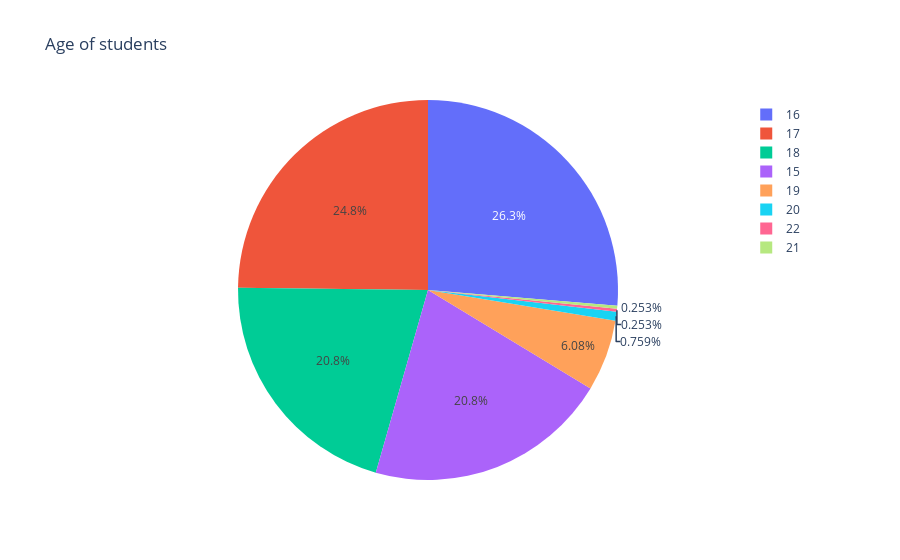

Notebook code cell kept with this figure:
### Markdown cell above
From above graph we can say female students count is little more than male students count. Now let's pay attention to the age of students.

### Code cell
ages = data["age"].value_counts() 
labels = (np.array(ages.index))
sizes = (np.array((ages / ages.sum())*100))

trace = go.Pie(labels=labels, values=sizes)
layout = go.Layout(title="Аge of students")
dat = [trace]
fig = go.Figure(data=dat, layout=layout)
py.iplot(fig, filename="age")              
#This entire block of code is used to caluclate the age of the students and 
#iplot is used to draw ployly graphs without connecting to an external server.

### Figure 1 — Plotly figure (JSON) as saved in the notebook; plotly's stock layout.template omitted (floating-point values rounded to 4 significant figures)
{"data": [{"labels": [16, 17, 18, 15, 19, 20, 22, 21], "type": "pie", "values": [26.33, 24.81, 20.76, 20.76, 6.076, 0.7595, 0.2532, 0.2532]}], "layout": {"title": {"text": "Аge of students"}}}
